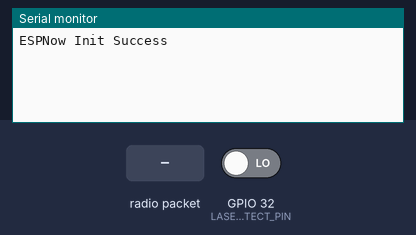
Recording of a sketch running on a simulated ESP32. Parts: the last lines printed to the serial monitor. Inputs (shaded band) come from the test bench; at power-on: GPIO 32 (LASER_DETECT_PIN) LOW.

Above: at 1.2 s.
1.3 s: radio packet "1" arrives
At 2.2 s:
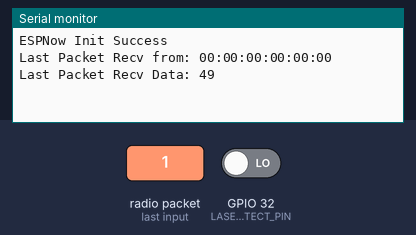
2.8 s: radio packet "0" arrives
At 3.3 s:
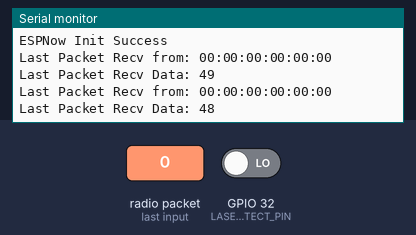

The sketch:

laser_moon.ino
```cpp
#include <esp_now.h>
#include <WiFi.h>

#define CHANNEL               2
#define DEVICE_NO             2
#define SENSOR_TYPE           2 // 1 : hall sensor 2 : laser sensor

#define INTERVAL_TIME         6000

#define LASER_DETECT_PIN 32

// a8:03:2a:a1:34:c8

uint8_t broadcastAddress[] = {0xA8, 0x03, 0x2A, 0xA1, 0x34, 0xC8};

esp_now_peer_info_t peerInfo;

//values for esp_now interval
unsigned long sendIntervalMillis = 0;
uint8_t timeFlag = 0;

/*
 * - sensor data
 * hall sensor : 0 >= sensor [닫힘]
 *               0 < sensor  [열림]
 * laser sensor :  0 [떨어짐]
 *                 1 [붙음]
*/
int sensorData = 0;
int sensorState = 0;
int relayStatus[CHANNEL] = {0,};

typedef struct struct_message {
  int device_no;
  int sensor_type; // 1: hall sensor 2: laser sensor
  int sensor_data;
  int sensor_state;
  int relay_state[CHANNEL];
} struct_message;
struct_message deviceData;

typedef struct recv_message {
  int valve_no;
  int switch_no;
  int relay_state;
} recv_message;
recv_message recvData;

void setup(){
  Serial.begin(115200);
  pinMode (LASER_DETECT_PIN, INPUT);
  initESPNow();
}

void loop() {
  sensorData = digitalRead(LASER_DETECT_PIN); // HIGH(1) = 떨어짐, LOW(0) = 붙음
  if(sensorData){
    sensorState = 0;
  } else {
    sensorState = 1;
  }
//  Serial.print("Detected something: ");
//  Serial.println(sensorData);
  unsigned long currentMillis = millis();
  if (currentMillis - sendIntervalMillis >= INTERVAL_TIME) {
      sendIntervalMillis = currentMillis;
      sendPayload();
  }
}
```

callBack.ino
```cpp
// callback when data is recv from Master
void OnDataRecv(const uint8_t *mac_addr, const uint8_t *data, int data_len) {
  char macStr[18];
  snprintf(macStr, sizeof(macStr), "%02x:%02x:%02x:%02x:%02x:%02x",
           mac_addr[0], mac_addr[1], mac_addr[2], mac_addr[3], mac_addr[4], mac_addr[5]);
  Serial.print("Last Packet Recv from: "); Serial.println(macStr);
  Serial.print("Last Packet Recv Data: "); Serial.println(*data);
  Serial.println("");
}

void OnDataSent(const uint8_t *mac_addr, esp_now_send_status_t status) {
  char macStr[18];
  Serial.print("Packet to:");
  snprintf(macStr, sizeof(macStr), "%02x:%02x:%02x:%02x:%02x:%02x", mac_addr[0], mac_addr[1], mac_addr[2], mac_addr[3], mac_addr[4], mac_addr[5]);
  Serial.print(macStr);
  Serial.print(" send status: ");

  if (status == 0){
    Serial.println("Delivery success");
    timeFlag = 0;
  } else {
    timeFlag = 500;
    Serial.println("Delivery fail");
    Serial.println(status);
  }
}
```

espNow.ino
```cpp
// Init ESP Now with fallback
void initESPNow() {

  WiFi.mode(WIFI_STA);

  if (esp_now_init() == ESP_OK) {
    Serial.println("ESPNow Init Success");
    esp_now_register_send_cb(OnDataSent); // [콜백 로직 검토 필요] 보내면

    //Register peer
    esp_now_peer_info_t peerInfo = {};
    memcpy(peerInfo.peer_addr, broadcastAddress, 6);
    peerInfo.channel = 0;
    peerInfo.encrypt = false;

    //Add peer
    if (esp_now_add_peer(&peerInfo) != ESP_OK){
      Serial.println("Failed to add peer");
      return;
    }
    esp_now_register_recv_cb(OnDataRecv);
    esp_now_register_send_cb(OnDataSent);
  }
  else {
    Serial.println("ESPNow Init Failed");
    // Retry InitESPNow, add a counte and then restart?
    // InitESPNow();
    // or Simply Restart
    ESP.restart();
  }
}


void sendPayload (){
    deviceData.device_no = DEVICE_NO;
    deviceData.sensor_type = SENSOR_TYPE;
    deviceData.sensor_data = sensorData;
    deviceData.sensor_state = sensorState;
    deviceData.relay_state[0] = relayStatus[0];
    deviceData.relay_state[1] = relayStatus[1];
    // Send message via ESP-NOW
    esp_err_t result = esp_now_send (broadcastAddress, (uint8_t *) &deviceData, sizeof(deviceData));

    if (result == ESP_OK) {
        Serial.println("Sent with success");
    } else {
        Serial.println("Error sending the data");
        Serial.println(result);
    }
}
```

Measured:
- after the input at 1.3 s, the serial monitor: prints a new line at once (image 1)
- after the input at 2.8 s, the serial monitor: prints a new line at once (image 2)
